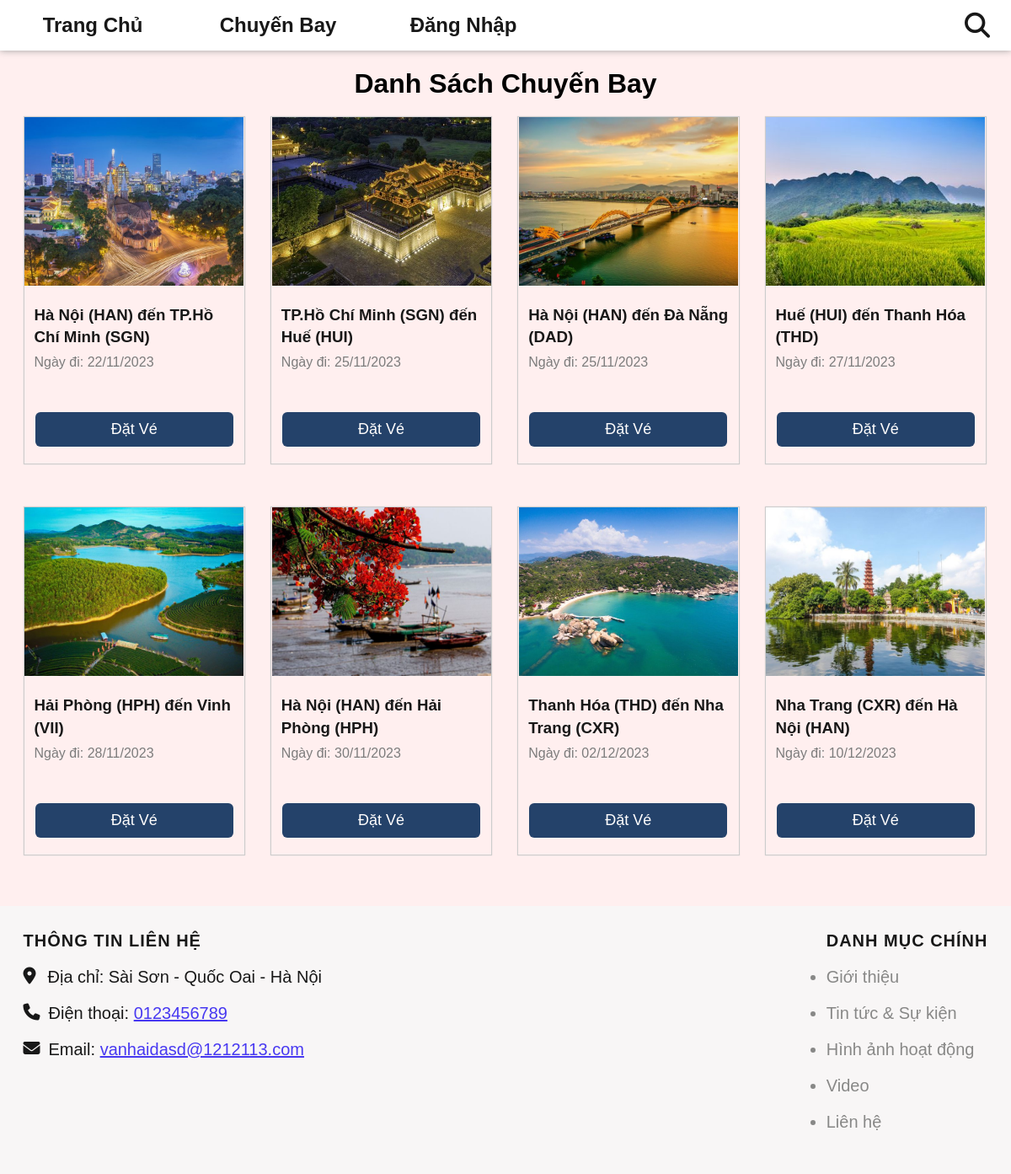
The page /index.php?act=dscb on the database its author committed.
### tables this page shows
CREATE TABLE `chuyen_bay` (
  `id` int(11) NOT NULL,
  `ten_may_bay` varchar(255) NOT NULL,
  `id_diemDi` int(11) NOT NULL,
  `id_diemDen` int(11) NOT NULL,
  `ngay_khoi_hanh` date NOT NULL,
  `thoi_gian_di` datetime NOT NULL,
  `thoi_gian_den` datetime NOT NULL,
  `trang_thai` varchar(255) NOT NULL
);

CREATE TABLE `dia_diem` (
  `id` int(11) NOT NULL,
  `ten` varchar(255) NOT NULL,
  `img` varchar(255) NOT NULL
);

### model/pdo.php (called while the page is built, shortened)
<?php
function pdo_get_connection(){
    $servername = "localhost";
    $username = "root";
    $password = "";
    try {
        $conn = new PDO("mysql:host=$servername;dbname=dat_ve_may_bay", $username, $password);
        $conn->setAttribute(PDO::ATTR_ERRMODE, PDO::ERRMODE_EXCEPTION);
        return $conn;
    } catch(PDOException $e) {
        echo "Connection failed: " . $e->getMessage();
    }
}
function pdo_query($sql){
    $sql_args=array_slice(func_get_args(),1);
    try{
        $conn=pdo_get_connection();
        $stmt=$conn->prepare($sql);
        $stmt->execute($sql_args);
        $rows=$stmt->fetchAll();
        return $rows;
    }
    catch(PDOException $e){
        throw $e;
    }
    finally{
        unset($conn);
    }
}
?>

### model/chuyenbay.php (called while the page is built, shortened)
<?php
    function loadall_chuyenbay($page) {
        if($page == "admin") $sql = "SELECT * FROM chuyen_bay WHERE 1";
        else {
            $sql = "SELECT cb.*,
            dd_di.ten AS diem_di,
            dd_den.ten AS diem_den,
            dd_den.img AS img_den
            FROM chuyen_bay cb
            JOIN dia_diem dd_di ON cb.id_diemDi = dd_di.id
            JOIN dia_diem dd_den ON cb.id_diemDen = dd_den.id
            WHERE cb.trang_thai LIKE '%chua bay%'
            ORDER BY cb.ngay_khoi_hanh
            ";
        }
        $list = pdo_query($sql);
        return $list;
    }
    function load_cb_home () {
        $sql = "SELECT cb.*,
        dd_di.ten AS diem_di,
        dd_den.ten AS diem_den,
        dd_den.img AS img_den
        FROM chuyen_bay cb
        JOIN dia_diem dd_di ON cb.id_diemDi = dd_di.id
        JOIN dia_diem dd_den ON cb.id_diemDen = dd_den.id
        WHERE cb.trang_thai LIKE '%chua bay%'
        GROUP BY cb.id_diemDi, cb.id_diemDen
        ORDER BY cb.ngay_khoi_hanh
        LIMIT 8;
        ";
        $list = pdo_query($sql);
        return $list;
    }
?>

### view/datve/dschuyenbay.php (the view)
<div class="content">
    <div id="tickets" class="tickets">
        <h1><?= (isset($mess)) ? $mess : "Danh Sách Chuyến Bay";?></h1>
        <div class="tickets-content">
            <div class="tikets-buy">
                <div class="row-item">
                    <?php
                    $i = 1;
                    foreach ($listCb as $value) {
                        extract($value);
                    ?>
                        <div class="item">
                            <img src="upload/<?= $img_den ?>" alt="ảnh lỗi">
                            <div class="item-text">
                                <h3><?= $diem_di ?> đến <?= $diem_den ?></h3>
                                <p class="date">Ngày đi: <?= date('d/m/Y', strtotime($ngay_khoi_hanh)) ?></p>
                            </div>
                            <a href="<?= (isset($_SESSION['user']) ? "index.php?act=datve&id=$id" : "index.php?act=dangnhap") ?>" class="btn-buy">Đặt Vé</a>
                        </div>
                        <?php if ($i % 4 == 0) { ?>
                </div>
                <div class="row-item">
            <?php }
                        $i++;
                    }
            ?>
                </div>
            </div>
        </div>
    </div>
</div>

### css/styles.css (style rules this page uses)
* { padding: 0; margin: 0; box-sizing: border-box; }
:root { --blue: #104fa8; }
html { scroll-behavior: smooth; }
body { font-family: sans-serif; }
.tickets { min-height: 600px; text-align: center; padding: 1px 0 60px; background-color: #ffefef; }
.tickets>h1 { margin: 20px 0; }
.row-item { width: 1145px; margin: 0 auto; display: flex; gap: 30px; }
.row-item:first-child { margin-bottom: 50px; }
.item { width: 23%; border: 1px solid #ccc; box-shadow: 0 0 1px #ccc; }
.item img { width: 260px; height: 200px; object-fit: cover; }
h3 { margin: 8px 0; text-align: left; line-height: 1.4; color: rgb(24, 24, 24); }
.item-text { padding: 10px 12px; }
.date { text-align: left; color: #7c7c7c; }
.btn-buy { display: block; width: 90%; padding: 10px; margin: 40px auto 20px; background-color: #0d305c; color: white; font-size: 18px; border-radius: 6px; opacity: 0.9; border: none; text-decoration: none; }

### rows shown on the page
chuyen_bay: id_diemDen.img (picture), id_diemDi.ten "Hà Nội (HAN)", id_diemDen.ten "TP.Hồ Chí Minh (SGN)", ngay_khoi_hanh "22/11/2023"
chuyen_bay: id_diemDen.img (picture), id_diemDi.ten "TP.Hồ Chí Minh (SGN)", id_diemDen.ten "Huế (HUI)", ngay_khoi_hanh "25/11/2023"
chuyen_bay: id_diemDen.img (picture), id_diemDi.ten "Hà Nội (HAN)", id_diemDen.ten "Đà Nẵng (DAD)", ngay_khoi_hanh "25/11/2023"
chuyen_bay: id_diemDen.img (picture), id_diemDi.ten "Huế (HUI)", id_diemDen.ten "Thanh Hóa (THD)", ngay_khoi_hanh "27/11/2023"
chuyen_bay: id_diemDen.img (picture), id_diemDi.ten "Hải Phòng (HPH)", id_diemDen.ten "Vinh (VII)", ngay_khoi_hanh "28/11/2023"
chuyen_bay: id_diemDen.img (picture), id_diemDi.ten "Hà Nội (HAN)", id_diemDen.ten "Hải Phòng (HPH)", ngay_khoi_hanh "30/11/2023"
chuyen_bay: id_diemDen.img (picture), id_diemDi.ten "Thanh Hóa (THD)", id_diemDen.ten "Nha Trang (CXR)", ngay_khoi_hanh "02/12/2023"
chuyen_bay: id_diemDen.img (picture), id_diemDi.ten "Nha Trang (CXR)", id_diemDen.ten "Hà Nội (HAN)", ngay_khoi_hanh "10/12/2023"
